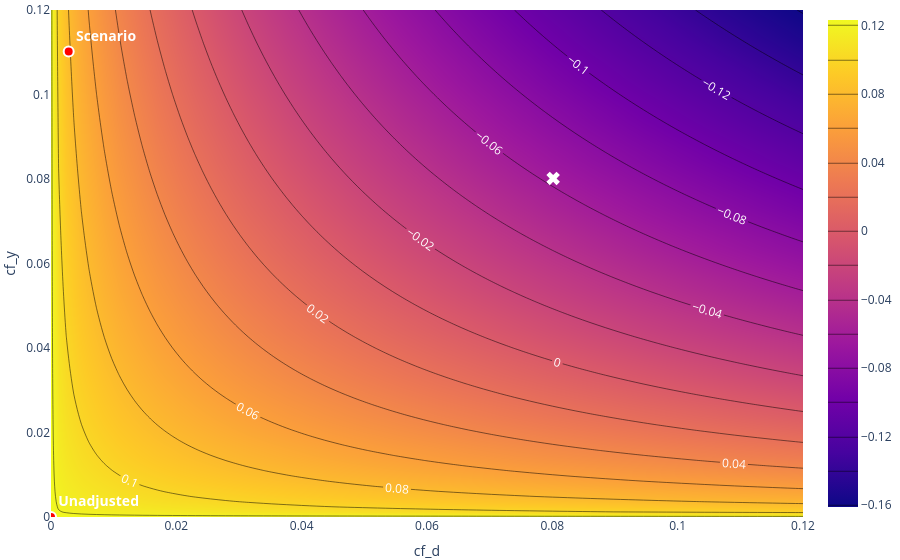

Notebook cell for this chart:
### Markdown cell above
As expected from using a less conservative value for $\rho<1$, the robustness values $RV$ and $RVa$ are larger now. We can draw the contour plot again, which is now scaled according to the smaller value for $\rho$.

### Code cell
contour_plot = dml_obj.sensitivity_plot(include_scenario=True, grid_bounds = (0.12, 0.12))

# Add robustness value to the plot: Intersection of diagonal with contour line at zero
rv = dml_obj.sensitivity_params['rv']

# Add the point with an "x" shape at coordinates (rv, rv)
contour_plot.add_trace(go.Scatter(
    x=rv,
    y=rv,
    mode='markers+text',
    marker=dict(
        size=12,
        symbol='x',
        color='white'
    ),
    name="RV",
    showlegend = False
))

# Set smaller margin for better visibility (for paper version of the plot)
contour_plot.update_layout(
    margin=dict(l=1, r=1, t=5, b=5) 
)

contour_plot.show()

### Figure 1 — Plotly figure (JSON) as saved in the notebook; plotly's stock layout.template omitted (floating-point values rounded to 4 significant figures; data arrays with more than 128 entries replaced by an {"elided": "..."} marker saying what was removed)
{"data": [{"contours": {"coloring": "heatmap", "labelfont": {"color": "white", "size": 12}, "showlabels": true}, "hovertemplate": "cf_d: %{x:.3f}<br>cf_y : %{y:.3f}</b><br>Bound: %{z:.3f}</b>", "name": "Contour", "type": "contour", "x": [0.0, 0.001212, 0.002424, 0.003636, 0.004848, 0.006061, 0.007273, 0.008485, 0.009697, 0.01091, 0.01212, 0.01333, 0.01455, 0.01576, 0.01697, 0.01818, 0.01939, 0.02061, 0.02182, 0.02303, 0.02424, 0.02545, 0.02667, 0.02788, 0.02909, 0.0303, 0.03152, 0.03273, 0.03394, 0.03515, 0.03636, 0.03758, 0.03879, 0.04, 0.04121, 0.04242, 0.04364, 0.04485, 0.04606, 0.04727, 0.04848, 0.0497, 0.05091, 0.05212, 0.05333, 0.05455, 0.05576, 0.05697, 0.05818, 0.05939, 0.06061, 0.06182, 0.06303, 0.06424, 0.06545, 0.06667, 0.06788, 0.06909, 0.0703, 0.07152, 0.07273, 0.07394, 0.07515, 0.07636, 0.07758, 0.07879, 0.08, 0.08121, 0.08242, 0.08364, 0.08485, 0.08606, 0.08727, 0.08848, 0.0897, 0.09091, 0.09212, 0.09333, 0.09455, 0.09576, 0.09697, 0.09818, 0.09939, 0.1006, 0.1018, 0.103, 0.1042, 0.1055, 0.1067, 0.1079, 0.1091, 0.1103, 0.1115, 0.1127, 0.1139, 0.1152, 0.1164, 0.1176, 0.1188, 0.12], "y": [0.0, 0.001212, 0.002424, 0.003636, 0.004848, 0.006061, 0.007273, 0.008485, 0.009697, 0.01091, 0.01212, 0.01333, 0.01455, 0.01576, 0.01697, 0.01818, 0.01939, 0.02061, 0.02182, 0.02303, 0.02424, 0.02545, 0.02667, 0.02788, 0.02909, 0.0303, 0.03152, 0.03273, 0.03394, 0.03515, 0.03636, 0.03758, 0.03879, 0.04, 0.04121, 0.04242, 0.04364, 0.04485, 0.04606, 0.04727, 0.04848, 0.0497, 0.05091, 0.05212, 0.05333, 0.05455, 0.05576, 0.05697, 0.05818, 0.05939, 0.06061, 0.06182, 0.06303, 0.06424, 0.06545, 0.06667, 0.06788, 0.06909, 0.0703, 0.07152, 0.07273, 0.07394, 0.07515, 0.07636, 0.07758, 0.07879, 0.08, 0.08121, 0.08242, 0.08364, 0.08485, 0.08606, 0.08727, 0.08848, 0.0897, 0.09091, 0.09212, 0.09333, 0.09455, 0.09576, 0.09697, 0.09818, 0.09939, 0.1006, 0.1018, 0.103, 0.1042, 0.1055, 0.1067, 0.1079, 0.1091, 0.1103, 0.1115, 0.1127, 0.1139, 0.1152, 0.1164, 0.1176, 0.1188, 0.12], "z": {"elided": "100x100 float values"}}, {"hovertemplate": "cf_d: %{x:.3f}<br>cf_y : %{y:.3f}</b><br>Bound: 0.097</b>", "marker": {"color": "red", "line": {"color": "white", "width": 2}, "size": 10}, "mode": "markers+text", "name": "Scenario", "showlegend": false, "text": ["<b>Scenario</b>"], "textfont": {"color": "white", "size": 14}, "textposition": "top right", "type": "scatter", "x": [0.002821], "y": [0.1102]}, {"hovertemplate": "cf_d: %{x:.3f}<br>cf_y : %{y:.3f}</b><br>Bound: 0.123</b>", "marker": {"color": "red", "line": {"color": "white", "width": 2}, "size": 10}, "mode": "markers+text", "name": "Unadjusted", "showlegend": false, "text": ["<b>Unadjusted</b>"], "textfont": {"color": "white", "size": 14}, "textposition": "top right", "type": "scatter", "x": [0], "y": [0]}, {"marker": {"color": "white", "size": 12, "symbol": "x"}, "mode": "markers+text", "name": "RV", "showlegend": false, "type": "scatter", "x": [0.08013], "y": [0.08013]}], "layout": {"margin": {"b": 5, "l": 1, "r": 1, "t": 5}, "title": {}, "xaxis": {"range": [0, 0.12], "title": {"text": "cf_d"}}, "yaxis": {"range": [0, 0.12], "title": {"text": "cf_y "}}}}
